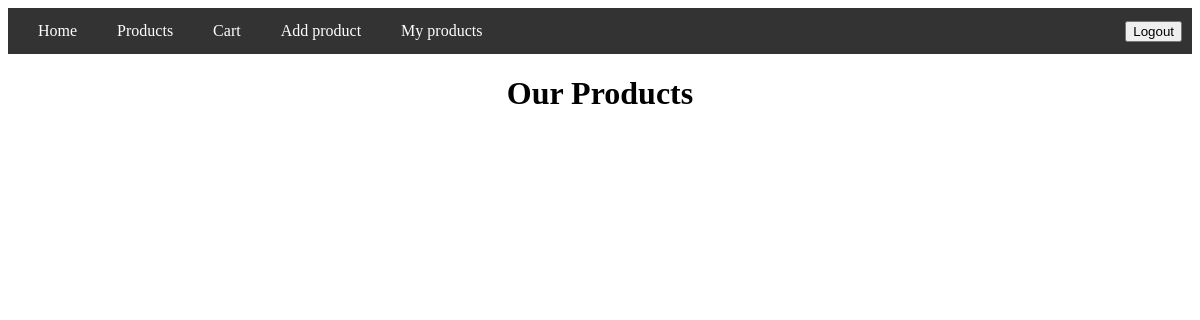
The app's page /polls/home/ (signed in), older data.
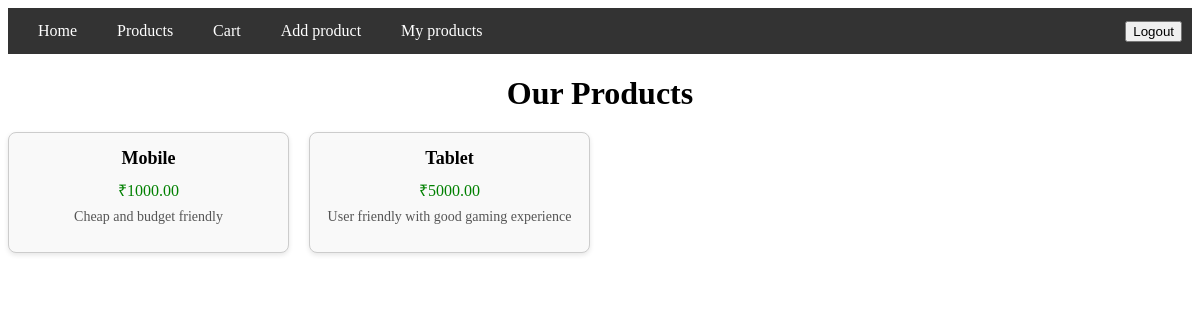
The same page, newer data.
### polls/models.py (models this page shows, shortened)
class Product(models.Model):
    id = models.AutoField(primary_key=True)
    name = models.CharField(max_length=200)
    price = models.DecimalField(max_digits=10, decimal_places=2)  # allows decimals like 100.50
    description = models.TextField()
    created_by = models.ForeignKey(User,null=True, on_delete=models.CASCADE)

### polls/views.py (the view)
# urls.py: path("home/", views.Product_home, name="home"),
@require_GET
@login_required
def Product_home(request):
     products_list=[{"id":1,"name":"Product 1","price":100,"description":"Description of Product 1"},
              {"id":2,"name":"Product 2","price":200,"description":"Description of Product 2"},
              {"id":3,"name":"Product 3","price":300,"description":"Description of Product 3"},
              {"id":4,"name":"Product 4","price":400,"description":"Description of Product 4"},
              {"id":5,"name":"Product 5","price":500,"description":"Description of Product 5"},
              {"id":6,"name":"Product 6","price":600,"description":"Description of Product 6"},
              {"id":7,"name":"Product 7","price":700,"description":"Description of Product 7"},
              {"id":8,"name":"Product 8","price":800,"description":"Description of Product 8"},
              {"id":9,"name":"Product 9","price":900,"description":"Description of Product 9"},
              {"id":10,"name":"Product 10","price":1000,"description":"Description of Product 10"}
              ]
     products=Product.objects.all()
     return render(request, 'ecommerce/product_home.html',{'products':products})

### polls/templates/ecommerce/product_home.html (shortened to what this page needs)
{% extends "./navbar.html" %}
{% block content %}
<h1 style="text-align:center; margin-bottom: 20px;">Our Products</h1>
<div class="product-grid">
    {% for product in products %}
    <a href="{% url 'polls:product_description' product.id %}">
        <div class="product-card">
            <div class="product-name">{{ product.name }}</div>
            <div class="product-price">₹{{ product.price }}</div>
            <div class="product-description">{{ product.description }}</div>
        </div>
    </a>
    {% endfor %}
</div>
{% endblock %}

Row changes from the older to the newer data that the page shows:
added Product: name "Mobile", price "1000.00", description "Cheap and budget friendly"
added Product: name "Tablet", price "5000.00", description "User friendly with good gaming experience"
